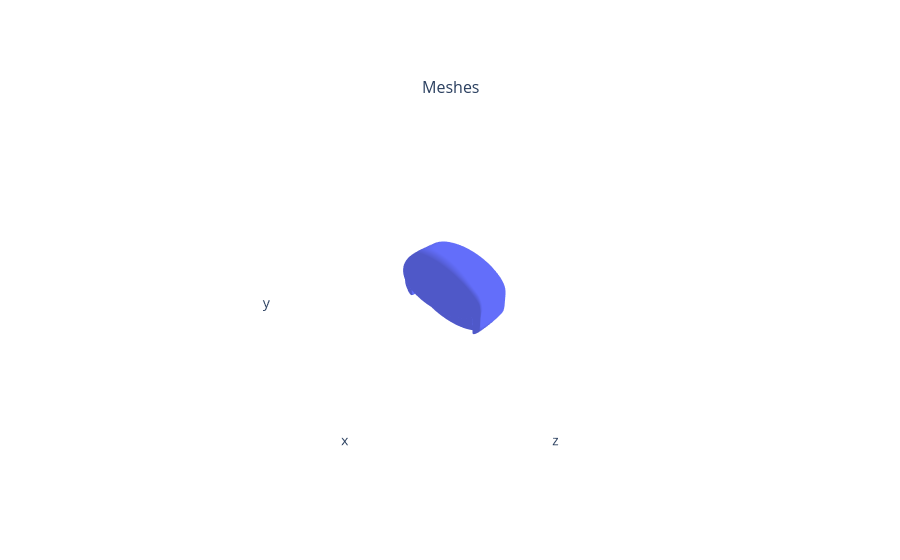

This figure's notebook cell:
### Code cell
from pytorch3d.vis.plotly_vis import plot_scene 


fig = plot_scene(
    { "Meshes": { 
        "Original OBJ": mesh 
        } 
    }) 

fig.show()

### Figure 1 — Plotly figure (JSON) as saved in the notebook; plotly's stock layout.template omitted (floating-point values rounded to 4 significant figures; data arrays with more than 128 entries replaced by an {"elided": "..."} marker saying what was removed)
{"data": [{"i": {"elided": "25872 int values"}, "j": {"elided": "25872 int values"}, "k": {"elided": "25872 int values"}, "lighting": {"ambient": 0.8, "diffuse": 1, "facenormalsepsilon": 1e-06, "fresnel": 0, "roughness": 0.5, "specular": 0, "vertexnormalsepsilon": 1e-12}, "name": "Original OBJ", "scene": "scene", "type": "mesh3d", "x": {"elided": "12938 float values"}, "y": {"elided": "12938 float values"}, "z": {"elided": "12938 float values"}}], "layout": {"annotations": [{"font": {"size": 16}, "showarrow": false, "text": "Meshes", "x": 0.5, "xanchor": "center", "xref": "paper", "y": 1, "yanchor": "bottom", "yref": "paper"}], "scene": {"aspectmode": "cube", "camera": {"up": {"x": 0, "y": 1, "z": 0}}, "domain": {"x": [0, 1], "y": [0, 1]}, "xaxis": {"backgroundcolor": "#fff", "range": [-98.67, 94.12], "showaxeslabels": false, "showgrid": false, "showline": false, "showticklabels": false, "ticks": "", "zeroline": false}, "yaxis": {"backgroundcolor": "#fff", "range": [-93.53, 99.26], "showaxeslabels": false, "showgrid": false, "showline": false, "showticklabels": false, "ticks": "", "zeroline": false}, "zaxis": {"backgroundcolor": "#fff", "range": [-75.18, 117.6], "showaxeslabels": false, "showgrid": false, "showline": false, "showticklabels": false, "ticks": "", "zeroline": false}}}}
